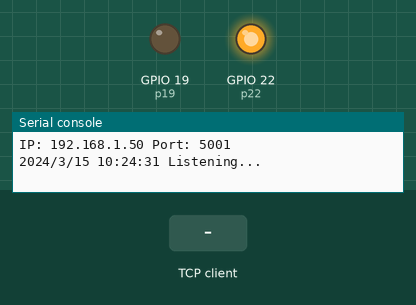
Simulated run of this program. Board: ESP32 board running MicroPython. Parts: output pins drawn as LEDs (lit = HIGH), the last lines printed to the serial console. The inputs (shaded band) are chosen by the test bench. WiFi joins after 1.5 s; the clock reads 2024-03-15 10:24:30 at power-on unless the program sets it; one TCP client connects 1 s after the port opens and stays connected; threads take turns every 2 ms.

Above: at 2.7 s.
2.8 s: the TCP client sends "UnlockDoor"
At 3.6 s:
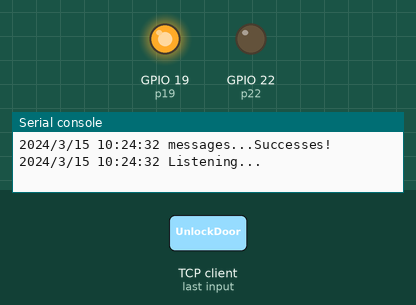
Timing chart, 0 to 5.8 s (numbered marks = the images above; inputs shaded):
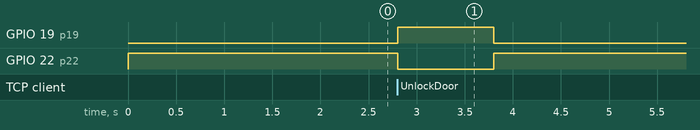

Measured:
- after the input at 2.8 s, GPIO 19 (p19): LOW → HIGH at once, → LOW 1.0 s later; GPIO 22 (p22): HIGH → LOW at once, → HIGH 1.0 s later

The program:

main.py
```python
#-------------------------------------------------------------
# Please flash the MicroPython firmware first
#-------------------------------------------------------------

from machine import Pin, I2C
import time
import socket
import sys
import _thread

p22 = Pin(22, Pin.OUT)
p19 = Pin(19, Pin.OUT)
p19.value(0)
p22.value(1)
addressIp = ""

def getTime():
    t = time.gmtime()
    timeY = str(t[0]) #year
    timeM = str(t[1]) #month
    timeD = str(t[2]) #day
    timeHour = str(t[3]) #hour
    timeMinute = str(t[4]) #minute
    timeSecond = str(t[5]) #seconds
    return str(timeY+"/"+timeM+"/"+timeD +" "+timeHour+":"+timeMinute+":"+timeSecond)

def do_connect():
    global addressIp
    try:
        import network
        wlan = network.WLAN(network.STA_IF)
        wlan.active(False)
        wlan.active(True)
        if not wlan.isconnected():
            print('connecting to network...')
            wlan.connect('you wifi Name', 'you wifi password')
            while not wlan.isconnected():
                pass
        print('network config:', wlan.ifconfig())
        addressIp = str(wlan.ifconfig())
    except:
        pass

do_connect()#Connect Wifi
port = 5001

addressIp = addressIp.replace("(","")
addressIp = addressIp.replace(")","")
addressIp = addressIp.replace("'","")
addressIp = addressIp.split(",")

print("IP: "+addressIp[0]+ " Port: "+ str(port))

s = socket.socket(socket.AF_INET, socket.SOCK_STREAM)
s.bind((addressIp[0], port))
s.listen(100)

def fbiOpenDoor():
    p22.value(0) #On Led
    p19.value(1)
    time.sleep(1)
    p19.value(0)
    p22.value(1) #Off Led

while(True):
    try:
        print(getTime() + " Listening...")
        clientsocket, addr = s.accept()
        data = clientsocket.recv(1024)
        stringKey = data.decode("utf-8")
        print(getTime()+" Received messages..."+ stringKey)
        if stringKey == "UnlockDoor":
            _thread.start_new_thread(fbiOpenDoor,())
            msg = "Successes!"
            clientsocket.send(msg.encode("utf-8"))
            print(getTime()+" messages..."+ msg)
        clientsocket.close()
        time.sleep(0.1)
    except:
        print(getTime()+" Disconnect...")
        clientsocket.close()
        time.sleep(0.1)
```
